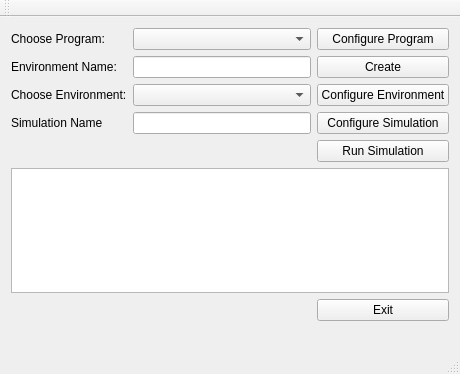
<?xml version="1.0" encoding="UTF-8"?>
<ui version="4.0">
 <class>MainWindow</class>
 <widget class="QMainWindow" name="MainWindow">
  <property name="geometry">
   <rect>
    <x>0</x>
    <y>0</y>
    <width>460</width>
    <height>374</height>
   </rect>
  </property>
  <property name="sizePolicy">
   <sizepolicy hsizetype="MinimumExpanding" vsizetype="MinimumExpanding">
    <horstretch>0</horstretch>
    <verstretch>0</verstretch>
   </sizepolicy>
  </property>
  <property name="minimumSize">
   <size>
    <width>460</width>
    <height>200</height>
   </size>
  </property>
  <property name="windowTitle">
   <string>MultiGUI</string>
  </property>
  <widget class="QWidget" name="centralWidget">
   <property name="sizePolicy">
    <sizepolicy hsizetype="Preferred" vsizetype="Preferred">
     <horstretch>0</horstretch>
     <verstretch>0</verstretch>
    </sizepolicy>
   </property>
   <property name="maximumSize">
    <size>
     <width>16777215</width>
     <height>16777215</height>
    </size>
   </property>
   <layout class="QGridLayout" name="gridLayout_2">
    <item row="0" column="0">
     <layout class="QGridLayout" name="gridLayout">
      <item row="0" column="0">
       <widget class="QLabel" name="lblChooseProgram">
        <property name="sizePolicy">
         <sizepolicy hsizetype="Preferred" vsizetype="Fixed">
          <horstretch>0</horstretch>
          <verstretch>0</verstretch>
         </sizepolicy>
        </property>
        <property name="minimumSize">
         <size>
          <width>0</width>
          <height>0</height>
         </size>
        </property>
        <property name="maximumSize">
         <size>
          <width>16777215</width>
          <height>16777215</height>
         </size>
        </property>
        <property name="layoutDirection">
         <enum>Qt::LeftToRight</enum>
        </property>
        <property name="text">
         <string>Choose Program:</string>
        </property>
        <property name="alignment">
         <set>Qt::AlignLeading|Qt::AlignLeft|Qt::AlignVCenter</set>
        </property>
       </widget>
      </item>
      <item row="0" column="1">
       <widget class="QComboBox" name="cmbPrograms">
        <property name="sizePolicy">
         <sizepolicy hsizetype="Preferred" vsizetype="Fixed">
          <horstretch>0</horstretch>
          <verstretch>0</verstretch>
         </sizepolicy>
        </property>
        <property name="minimumSize">
         <size>
          <width>0</width>
          <height>0</height>
         </size>
        </property>
        <property name="maximumSize">
         <size>
          <width>300</width>
          <height>16777215</height>
         </size>
        </property>
        <property name="toolTip">
         <string>Choose one of the available Programs</string>
        </property>
        <property name="statusTip">
         <string>Choose one of the available Programs</string>
        </property>
        <property name="whatsThis">
         <string>Choose one of the available Programs</string>
        </property>
        <property name="currentIndex">
         <number>-1</number>
        </property>
       </widget>
      </item>
      <item row="0" column="2">
       <widget class="QPushButton" name="btnProgParameters">
        <property name="sizePolicy">
         <sizepolicy hsizetype="Preferred" vsizetype="Fixed">
          <horstretch>0</horstretch>
          <verstretch>0</verstretch>
         </sizepolicy>
        </property>
        <property name="minimumSize">
         <size>
          <width>0</width>
          <height>0</height>
         </size>
        </property>
        <property name="maximumSize">
         <size>
          <width>16777215</width>
          <height>16777215</height>
         </size>
        </property>
        <property name="toolTip">
         <string>Edit program Parameters</string>
        </property>
        <property name="statusTip">
         <string>Edit program Parameters</string>
        </property>
        <property name="whatsThis">
         <string>Edit program Parameters</string>
        </property>
        <property name="text">
         <string>Configure Program</string>
        </property>
       </widget>
      </item>
      <item row="1" column="0">
       <widget class="QLabel" name="lblNewEnvironment">
        <property name="sizePolicy">
         <sizepolicy hsizetype="Preferred" vsizetype="Fixed">
          <horstretch>0</horstretch>
          <verstretch>0</verstretch>
         </sizepolicy>
        </property>
        <property name="minimumSize">
         <size>
          <width>0</width>
          <height>0</height>
         </size>
        </property>
        <property name="maximumSize">
         <size>
          <width>16777215</width>
          <height>16777215</height>
         </size>
        </property>
        <property name="text">
         <string>Environment Name:</string>
        </property>
       </widget>
      </item>
      <item row="1" column="1">
       <widget class="QLineEdit" name="txtEnvName">
        <property name="sizePolicy">
         <sizepolicy hsizetype="Preferred" vsizetype="Fixed">
          <horstretch>0</horstretch>
          <verstretch>0</verstretch>
         </sizepolicy>
        </property>
        <property name="minimumSize">
         <size>
          <width>0</width>
          <height>0</height>
         </size>
        </property>
        <property name="maximumSize">
         <size>
          <width>16777215</width>
          <height>16777215</height>
         </size>
        </property>
        <property name="toolTip">
         <string>Provide a name for a new Environment and the output files.</string>
        </property>
        <property name="statusTip">
         <string>Provide a name for a new Environment and the output files.</string>
        </property>
        <property name="whatsThis">
         <string>Provide a name for a new Environment and the output files.</string>
        </property>
       </widget>
      </item>
      <item row="1" column="2">
       <widget class="QPushButton" name="btnCreateEnvironment">
        <property name="sizePolicy">
         <sizepolicy hsizetype="Preferred" vsizetype="Fixed">
          <horstretch>0</horstretch>
          <verstretch>0</verstretch>
         </sizepolicy>
        </property>
        <property name="minimumSize">
         <size>
          <width>0</width>
          <height>0</height>
         </size>
        </property>
        <property name="maximumSize">
         <size>
          <width>16777215</width>
          <height>16777215</height>
         </size>
        </property>
        <property name="toolTip">
         <string>Create a new Environment</string>
        </property>
        <property name="statusTip">
         <string>Create a new Environment</string>
        </property>
        <property name="whatsThis">
         <string>Create a new Environment</string>
        </property>
        <property name="text">
         <string>Create</string>
        </property>
       </widget>
      </item>
      <item row="2" column="0">
       <widget class="QLabel" name="lblChooseEnvironment">
        <property name="sizePolicy">
         <sizepolicy hsizetype="Preferred" vsizetype="Fixed">
          <horstretch>0</horstretch>
          <verstretch>0</verstretch>
         </sizepolicy>
        </property>
        <property name="minimumSize">
         <size>
          <width>0</width>
          <height>0</height>
         </size>
        </property>
        <property name="maximumSize">
         <size>
          <width>16777215</width>
          <height>16777215</height>
         </size>
        </property>
        <property name="text">
         <string>Choose Environment:</string>
        </property>
       </widget>
      </item>
      <item row="2" column="1">
       <widget class="QComboBox" name="cmbEnvironment">
        <property name="sizePolicy">
         <sizepolicy hsizetype="Preferred" vsizetype="Fixed">
          <horstretch>0</horstretch>
          <verstretch>0</verstretch>
         </sizepolicy>
        </property>
        <property name="minimumSize">
         <size>
          <width>0</width>
          <height>0</height>
         </size>
        </property>
        <property name="maximumSize">
         <size>
          <width>300</width>
          <height>16777215</height>
         </size>
        </property>
        <property name="toolTip">
         <string>Choose one of the available Environments</string>
        </property>
        <property name="statusTip">
         <string>Choose one of the available Environments</string>
        </property>
        <property name="whatsThis">
         <string>Choose one of the available Environments</string>
        </property>
       </widget>
      </item>
      <item row="2" column="2">
       <widget class="QPushButton" name="btnEnvParams">
        <property name="sizePolicy">
         <sizepolicy hsizetype="Preferred" vsizetype="Fixed">
          <horstretch>0</horstretch>
          <verstretch>0</verstretch>
         </sizepolicy>
        </property>
        <property name="minimumSize">
         <size>
          <width>0</width>
          <height>0</height>
         </size>
        </property>
        <property name="maximumSize">
         <size>
          <width>16777215</width>
          <height>16777215</height>
         </size>
        </property>
        <property name="toolTip">
         <string extracomment="Edit the Configuration File">Edit the Configuration File</string>
        </property>
        <property name="statusTip">
         <string extracomment="Edit the Configuration File">Edit the Configuration File</string>
        </property>
        <property name="whatsThis">
         <string extracomment="Edit the Configuration File">Edit the Configuration File</string>
        </property>
        <property name="text">
         <string>Configure Environment</string>
        </property>
       </widget>
      </item>
      <item row="3" column="2">
       <widget class="QPushButton" name="btnSimParams">
        <property name="sizePolicy">
         <sizepolicy hsizetype="Preferred" vsizetype="Fixed">
          <horstretch>0</horstretch>
          <verstretch>0</verstretch>
         </sizepolicy>
        </property>
        <property name="minimumSize">
         <size>
          <width>0</width>
          <height>0</height>
         </size>
        </property>
        <property name="maximumSize">
         <size>
          <width>16777215</width>
          <height>16777215</height>
         </size>
        </property>
        <property name="toolTip">
         <string>Edit command line Parameters</string>
        </property>
        <property name="statusTip">
         <string>Edit command line Parameters</string>
        </property>
        <property name="whatsThis">
         <string>Edit command line Parameters</string>
        </property>
        <property name="text">
         <string>Configure Simulation</string>
        </property>
       </widget>
      </item>
      <item row="4" column="2">
       <widget class="QPushButton" name="btnRun">
        <property name="sizePolicy">
         <sizepolicy hsizetype="Preferred" vsizetype="Fixed">
          <horstretch>0</horstretch>
          <verstretch>0</verstretch>
         </sizepolicy>
        </property>
        <property name="minimumSize">
         <size>
          <width>0</width>
          <height>0</height>
         </size>
        </property>
        <property name="maximumSize">
         <size>
          <width>16777215</width>
          <height>16777215</height>
         </size>
        </property>
        <property name="toolTip">
         <string>Run the Simulation</string>
        </property>
        <property name="statusTip">
         <string>Run the Simulation</string>
        </property>
        <property name="whatsThis">
         <string>Run the Simulation</string>
        </property>
        <property name="text">
         <string>Run Simulation</string>
        </property>
       </widget>
      </item>
      <item row="6" column="2">
       <widget class="QPushButton" name="btnExit">
        <property name="sizePolicy">
         <sizepolicy hsizetype="Preferred" vsizetype="Fixed">
          <horstretch>0</horstretch>
          <verstretch>0</verstretch>
         </sizepolicy>
        </property>
        <property name="minimumSize">
         <size>
          <width>0</width>
          <height>0</height>
         </size>
        </property>
        <property name="maximumSize">
         <size>
          <width>16777215</width>
          <height>16777215</height>
         </size>
        </property>
        <property name="toolTip">
         <string>Exit MultiGUI</string>
        </property>
        <property name="statusTip">
         <string>Exit MultiGUI</string>
        </property>
        <property name="whatsThis">
         <string>Exit MultiGUI</string>
        </property>
        <property name="text">
         <string>Exit</string>
        </property>
       </widget>
      </item>
      <item row="3" column="0">
       <widget class="QLabel" name="lblSimulation">
        <property name="text">
         <string>Simulation Name</string>
        </property>
       </widget>
      </item>
      <item row="3" column="1">
       <widget class="QLineEdit" name="txtSimulationName">
        <property name="sizePolicy">
         <sizepolicy hsizetype="Expanding" vsizetype="Fixed">
          <horstretch>0</horstretch>
          <verstretch>0</verstretch>
         </sizepolicy>
        </property>
        <property name="toolTip">
         <string>Provide a name for the Simulation and the output directory.</string>
        </property>
        <property name="statusTip">
         <string>Provide a name for the Simulation and the output directory.</string>
        </property>
        <property name="whatsThis">
         <string>Provide a name for the Simulation and the output directory.</string>
        </property>
       </widget>
      </item>
      <item row="5" column="0" colspan="3">
       <widget class="QTextEdit" name="txtConsole">
        <property name="toolTip">
         <string>Console</string>
        </property>
        <property name="statusTip">
         <string>Console</string>
        </property>
        <property name="whatsThis">
         <string>Console</string>
        </property>
        <property name="tabChangesFocus">
         <bool>true</bool>
        </property>
        <property name="readOnly">
         <bool>true</bool>
        </property>
       </widget>
      </item>
     </layout>
    </item>
    <item row="1" column="0">
     <layout class="QGridLayout" name="gridLayout_3">
      <item row="0" column="0">
       <widget class="QLabel" name="lblLogoEU">
        <property name="text">
         <string/>
        </property>
        <property name="alignment">
         <set>Qt::AlignRight|Qt::AlignTrailing|Qt::AlignVCenter</set>
        </property>
        <property name="openExternalLinks">
         <bool>true</bool>
        </property>
       </widget>
      </item>
      <item row="0" column="1">
       <widget class="QLabel" name="lblLogoDigiGr">
        <property name="minimumSize">
         <size>
          <width>66</width>
          <height>0</height>
         </size>
        </property>
        <property name="maximumSize">
         <size>
          <width>66</width>
          <height>16777215</height>
         </size>
        </property>
        <property name="text">
         <string/>
        </property>
        <property name="alignment">
         <set>Qt::AlignCenter</set>
        </property>
        <property name="openExternalLinks">
         <bool>true</bool>
        </property>
       </widget>
      </item>
      <item row="0" column="2">
       <widget class="QLabel" name="lblLogoEspa">
        <property name="text">
         <string/>
        </property>
        <property name="openExternalLinks">
         <bool>true</bool>
        </property>
       </widget>
      </item>
     </layout>
    </item>
   </layout>
  </widget>
  <widget class="QMenuBar" name="menuBar">
   <property name="geometry">
    <rect>
     <x>0</x>
     <y>0</y>
     <width>460</width>
     <height>20</height>
    </rect>
   </property>
  </widget>
  <widget class="QToolBar" name="mainToolBar">
   <attribute name="toolBarArea">
    <enum>TopToolBarArea</enum>
   </attribute>
   <attribute name="toolBarBreak">
    <bool>false</bool>
   </attribute>
  </widget>
  <widget class="QStatusBar" name="statusBar"/>
 </widget>
 <layoutdefault spacing="6" margin="11"/>
 <resources/>
 <connections/>
</ui>
